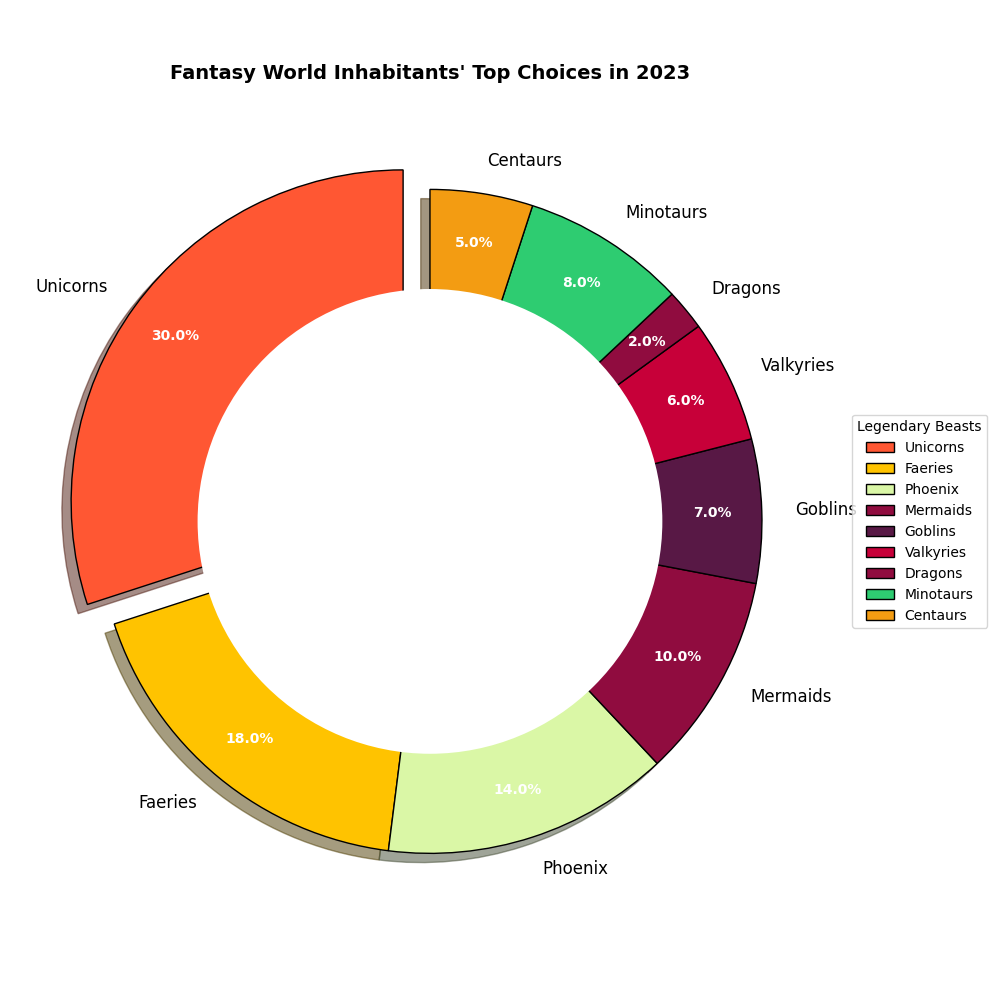

This chart was generated by the following Python code:
import matplotlib.pyplot as plt

creatures = ['Unicorns', 'Faeries', 'Phoenix', 'Mermaids', 'Goblins', 'Valkyries', 'Dragons', 'Minotaurs', 'Centaurs']
popularity = [30, 18, 14, 10, 7, 6, 2, 8, 5]

colors = ['#FF5733', '#FFC300', '#DAF7A6', '#900C3F', '#581845', '#C70039', '#900C3F', '#2ECC71', '#F39C12']
explode = [0.1 if creature == 'Unicorns' else 0 for creature in creatures]

plt.figure(figsize=(10, 10))
wedges, texts, autotexts = plt.pie(
    popularity, 
    explode=explode, 
    labels=creatures, 
    autopct='%1.1f%%', 
    startangle=90, 
    colors=colors, 
    pctdistance=0.85, 
    wedgeprops={'edgecolor': 'black'}, 
    shadow=True
)

plt.legend(wedges, creatures, title="Legendary Beasts", loc="center left", bbox_to_anchor=(1, 0, 0.5, 1), fontsize=10)

plt.setp(autotexts, size=10, color="white", weight="bold")
plt.setp(texts, size=12)

plt.title('Fantasy World Inhabitants\' Top Choices in 2023', fontsize=14, fontweight='bold', pad=20)

centre_circle = plt.Circle((0, 0), 0.70, fc='white')
fig = plt.gcf()
fig.gca().add_artist(centre_circle)

plt.tight_layout()
plt.show()
